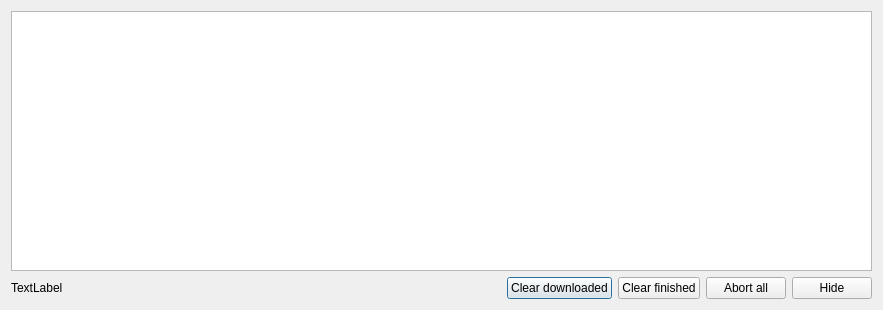
<?xml version="1.0" encoding="UTF-8"?>
<ui version="4.0">
 <class>CDownloadManager</class>
 <widget class="QDialog" name="CDownloadManager">
  <property name="geometry">
   <rect>
    <x>0</x>
    <y>0</y>
    <width>883</width>
    <height>310</height>
   </rect>
  </property>
  <property name="windowTitle">
   <string>Download manager - JPReader</string>
  </property>
  <layout class="QVBoxLayout" name="verticalLayout">
   <item>
    <widget class="QTableView" name="tableDownloads">
     <property name="editTriggers">
      <set>QAbstractItemView::NoEditTriggers</set>
     </property>
     <property name="selectionMode">
      <enum>QAbstractItemView::SingleSelection</enum>
     </property>
     <property name="selectionBehavior">
      <enum>QAbstractItemView::SelectRows</enum>
     </property>
     <property name="horizontalScrollMode">
      <enum>QAbstractItemView::ScrollPerPixel</enum>
     </property>
     <property name="showGrid">
      <bool>false</bool>
     </property>
     <property name="wordWrap">
      <bool>false</bool>
     </property>
     <property name="cornerButtonEnabled">
      <bool>false</bool>
     </property>
    </widget>
   </item>
   <item>
    <layout class="QHBoxLayout" name="horizontalLayout">
     <item>
      <widget class="QLabel" name="labelProgress">
       <property name="text">
        <string>TextLabel</string>
       </property>
      </widget>
     </item>
     <item>
      <spacer name="horizontalSpacer">
       <property name="orientation">
        <enum>Qt::Horizontal</enum>
       </property>
       <property name="sizeHint" stdset="0">
        <size>
         <width>40</width>
         <height>20</height>
        </size>
       </property>
      </spacer>
     </item>
     <item>
      <widget class="QLabel" name="labelWriter"/>
     </item>
     <item>
      <widget class="QPushButton" name="buttonClearDownloaded">
       <property name="toolTip">
        <string>Leave failed downloads</string>
       </property>
       <property name="text">
        <string>Clear downloaded</string>
       </property>
      </widget>
     </item>
     <item>
      <widget class="QPushButton" name="buttonClearFinished">
       <property name="text">
        <string>Clear finished</string>
       </property>
      </widget>
     </item>
     <item>
      <widget class="QPushButton" name="buttonAbortAll">
       <property name="text">
        <string>Abort all</string>
       </property>
      </widget>
     </item>
     <item>
      <widget class="QPushButton" name="buttonHide">
       <property name="text">
        <string>Hide</string>
       </property>
      </widget>
     </item>
    </layout>
   </item>
  </layout>
 </widget>
 <tabstops>
  <tabstop>tableDownloads</tabstop>
  <tabstop>buttonClearDownloaded</tabstop>
  <tabstop>buttonClearFinished</tabstop>
  <tabstop>buttonAbortAll</tabstop>
  <tabstop>buttonHide</tabstop>
 </tabstops>
 <resources/>
 <connections>
  <connection>
   <sender>buttonHide</sender>
   <signal>clicked()</signal>
   <receiver>CDownloadManager</receiver>
   <slot>hide()</slot>
   <hints>
    <hint type="sourcelabel">
     <x>536</x>
     <y>282</y>
    </hint>
    <hint type="destinationlabel">
     <x>448</x>
     <y>280</y>
    </hint>
   </hints>
  </connection>
 </connections>
</ui>
